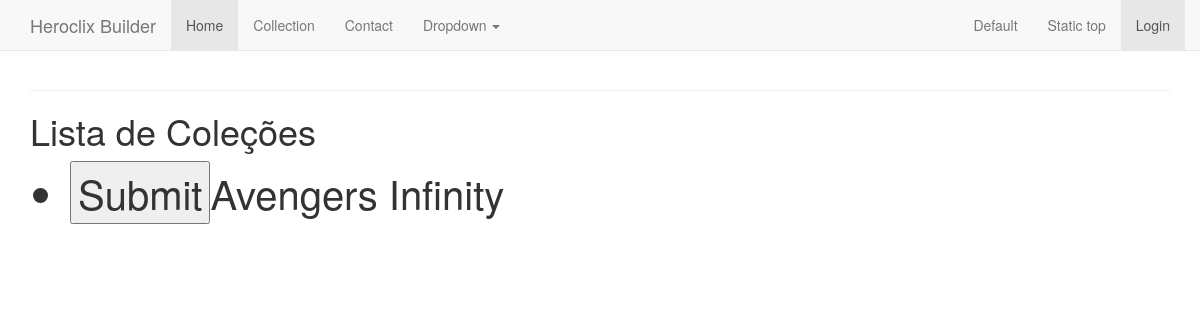
Page /collection on the earlier database version.
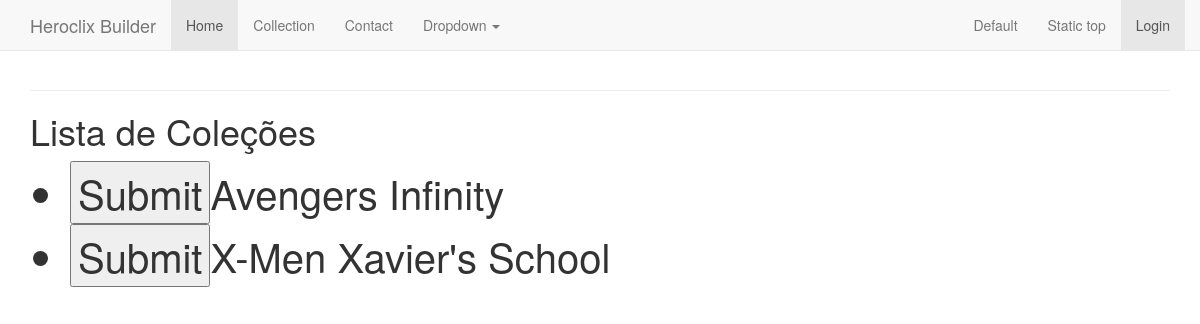
Same page on the later database version.
### app/models.py (models this page shows, shortened)
class Collection(db.Model):
    id = db.Column(db.Integer, primary_key=True)
    colle_name = db.Column(db.String(64), index=True)
    colle_initials = db.Column(db.String(10), index=True)
    colle_age = db.Column(db.String(60), index=True, unique=True) #tirar atrubuto unique
    colle_releasedate = db.Column(db.String(10))
    colle_piecequantity = db.Column(db.Integer)
    pieces = db.relationship('Pieces', backref='colle_owner', lazy='dynamic')

### app/routes.py (the view)
@app.route('/collection')
def collection():
    colle = Collection.query.all()
    return render_template('collection.html', colle=colle, title='Collection')

### app/templates/collection.html
{% extends "layout.html" %}
{% block content %}
 <h1> Lista de Coleções</h1>
    <div>
          <ul>
             {% for colle in colle %}
             <li style="font-size: 30pt"><input type="submit">{{ colle.colle_name }}</li>
             {% endfor %}
          </ul>
    </div>
{% endblock %}

### app/templates/layout.html (shortened to what this page needs)
<!DOCTYPE html>
<html lang="en">
  <head>
    <link href="{{ url_for('static', filename="css/bootstrap.min.css") }}" rel="stylesheet">
    <link href="{{ url_for('static', filename="css/ie10-viewport-bug-workaround.css") }}" rel="stylesheet">
    <link href="{{ url_for('static', filename="css/navbar-fixed-top.css") }}" rel="stylesheet">
  </head>
  <body>
    <nav class="navbar navbar-default navbar-fixed-top">
      <div class="container">
        <div class="navbar-header">
          <a class="navbar-brand" href="/index">Heroclix Builder</a>
        </div>
        <div id="navbar" class="navbar-collapse collapse">
          <ul class="nav navbar-nav">
            <li class="active"><a href="{{ url_for('index') }}">Home</a></li>
            <li><a href="{{ url_for('collection') }}">Collection</a></li>
            <li><a href="#contact">Contact</a></li>
            <li class="dropdown">
              <a href="#" class="dropdown-toggle" data-toggle="dropdown" role="button" aria-haspopup="true" aria-expanded="false">Dropdown <span class="caret"></span></a>
            </li>
          </ul>
          <ul class="nav navbar-nav navbar-right">
            <li><a href="../navbar/">Default</a></li>
            <li><a href="../navbar-static-top/">Static top</a></li>
            {% if current_user.is_anonymous %}
              <li class="active"><a href="{{ url_for('login') }}">Login<span class="sr-only">(current)</span></a></li>
            {% else %}
              <li>Welcome, <a href="{{ url_for('user', username=current_user.username) }}">{{ current_user.username }}</a></li>
              <li class="active"><a href="{{ url_for('logout') }}">Logout<span class="sr-only">(current)</span></a></li>
            {% endif %}
          </ul>
        </div>
      </div>
    </nav>
    <div class="container">
      <hr>
      {% block content %}{% endblock %}
    </div>
  </body>
</html>

### app/static/css/navbar-fixed-top.css (style rules this page uses)
body { min-height: 2000px; padding-top: 70px; }

Differences in the rows shown:
added Collection: colle_name "X-Men Xavier's School"
